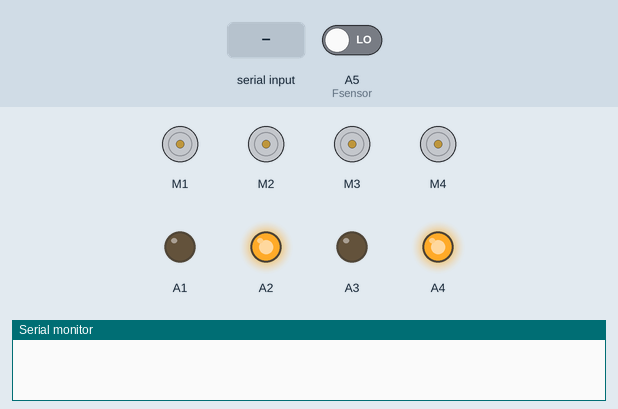
A sketch run on a simulated Arduino Uno, built with avr-gcc and run on an emulated ATmega328P. On the bench: 4 × DC motor (green arrow = forward, orange = backward, longer = faster), output pins drawn as LEDs (lit = HIGH), the last lines printed to the serial monitor. Inputs (shaded band) come from the test bench; at power-on: A5 (Fsensor) LOW.

Above: at 1.2 s.
1.3 s: A5 (Fsensor) driven HIGH
At 3.6 s:
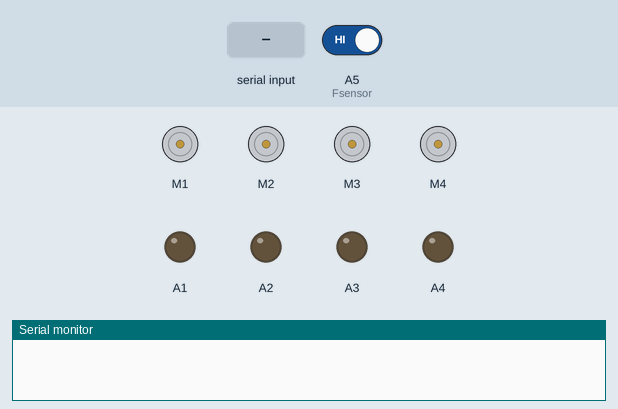
3.9 s: byte 1 (1) received over Serial
At 4.8 s:
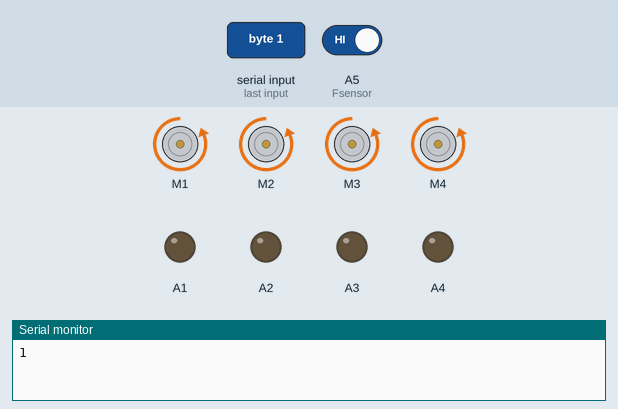
5.4 s: byte 2 (2) received over Serial
At 5.9 s:
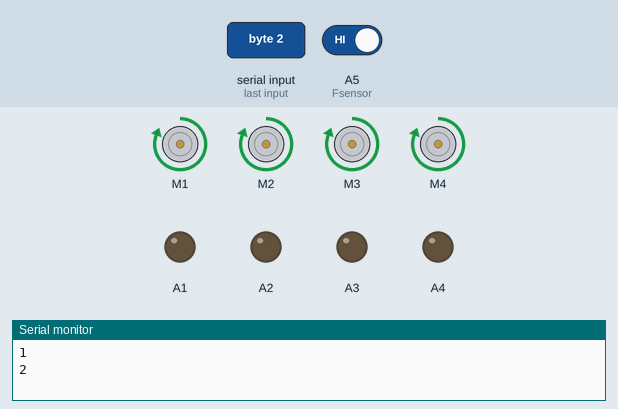
6.9 s: byte 3 (3) received over Serial
At 8.1 s:
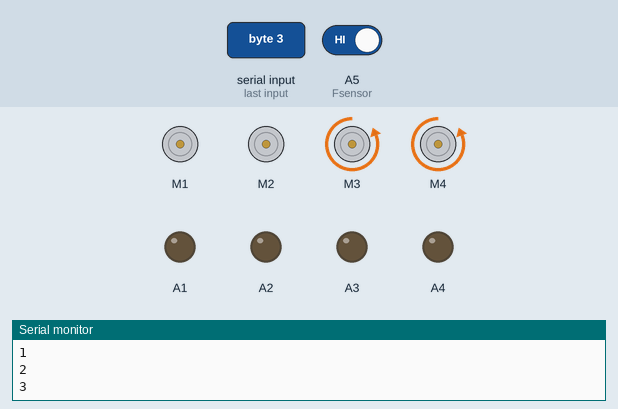
8.4 s: byte 4 (4) received over Serial
At 9.4 s:
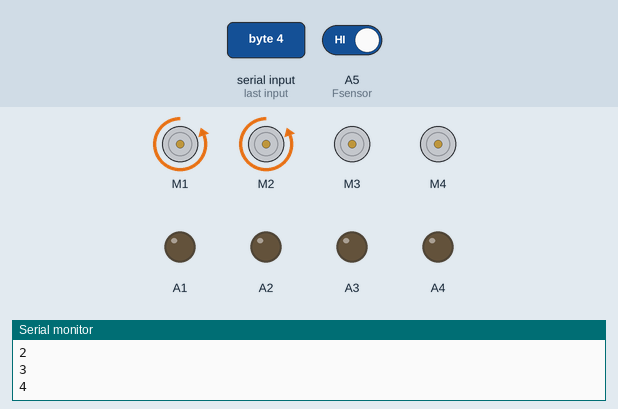
9.9 s: byte 5 (5) received over Serial
At 10.5 s:
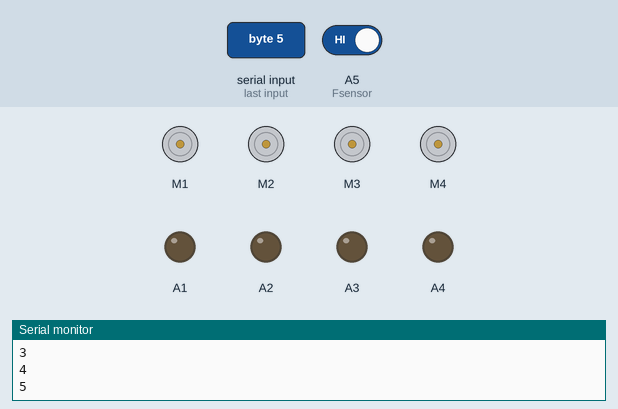
Timing chart, 0 to 12.4 s (numbered marks = the images above; inputs shaded):
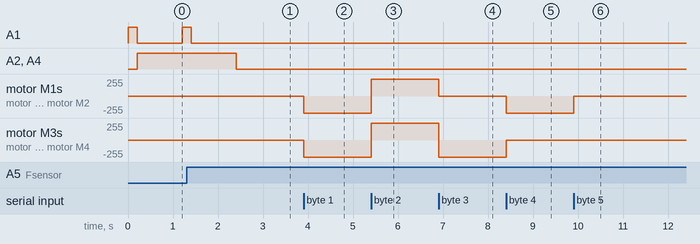

Measured:
- after the input at 1.3 s, A1: goes on until 1.4 s, then stays LOW; A2, A4: HIGH → LOW after 1.1 s
- after the input at 3.9 s, motor M1–4: stopped → backward 255/255 at once
- after the input at 5.4 s, motor M1–4: backward 255/255 → forward 255/255 at once
- after the input at 6.9 s, motor M1, motor M2: forward 255/255 → stopped at once; motor M3, motor M4: forward 255/255 → backward 255/255 at once
- after the input at 8.4 s, motor M1, motor M2: stopped → backward 255/255 at once; motor M3, motor M4: backward 255/255 → stopped at once
- after the input at 9.9 s, motor M1, motor M2: backward 255/255 → stopped at once

The sketch:

firefighter_project_2021.ino
```cpp
                                                   //project_level_2_Electrical_Engneering_FireFighter_Robot
#include <AFMotor.h> //deifine motor sheild
AF_DCMotor motor1(1);
AF_DCMotor motor2(2);
AF_DCMotor motor3(3);
AF_DCMotor motor4(4);
//Define variable
int rec;    //Define BLUTOOTH
int Fsensor = A5; //Define FLAME SENSOR
int fan1 = A4;
int fan2 = A3;
int readingF;

void setup() {
   pinMode(Fsensor, INPUT);
    pinMode(A1, OUTPUT);
    pinMode(A2, OUTPUT);
    pinMode(A3, OUTPUT);
    pinMode(A4, OUTPUT);
    Serial.begin(9600);
}
void loop() {
  readingF= digitalRead(Fsensor); //Define analoge read for FLAME SENSOR
  if (Serial.available()>0){
    rec = Serial.read();
    Serial.println(rec);
  }
  if(readingF==HIGH){   //there is no fire
    analogWrite(A2,0);
    digitalWrite(A4,LOW);
    digitalWrite(A3,LOW);
  }
  if(readingF==LOW){  //flame sensor read fire
    digitalWrite(A1, HIGH); //buzzer work
    delay(100);
    digitalWrite(A1, LOW);
    digitalWrite(A1, HIGH);
    delay(100);
    digitalWrite(A1, LOW);
    analogWrite(A2, 200);
    digitalWrite(A3, LOW); //fan work
    digitalWrite(A4, HIGH);
    delay(1000); //delay for fan
  }
  if (rec==1 ){    //MOVE FORWARD WITH BLUTOOTH
    motor1.setSpeed(255);
    motor2.setSpeed(255);
    motor3.setSpeed(255);
    motor4.setSpeed(255);
    motor1.run(BACKWARD);
    motor2.run(BACKWARD);
    motor3.run(BACKWARD);
    motor4.run(BACKWARD);
  }
  else if (rec==2 ){  // move backword WITH BLUTOOTH
    motor1.setSpeed(255);
    motor2.setSpeed(255);
    motor3.setSpeed(255);
    motor4.setSpeed(255);
    motor1.run(FORWARD);
    motor2.run(FORWARD);
    motor3.run(FORWARD);
    motor4.run(FORWARD);
  }
  else if (rec==3 ){   //turning left  WITH BLUTOOTH
    motor1.setSpeed(0);
    motor2.setSpeed(0);
    motor3.setSpeed(255);
    motor4.setSpeed(255);
    motor1.run(RELEASE);
    motor2.run(RELEASE);
    motor3.run(BACKWARD);
    motor4.run(BACKWARD);

  }
  else if (rec==4 ){   // turning right WITH BLUTOOTH
    motor1.setSpeed(255);
    motor2.setSpeed(255);
    motor3.setSpeed(0);
    motor4.setSpeed(0);
    motor1.run(BACKWARD);
    motor2.run(BACKWARD);
    motor3.run(RELEASE);
    motor4.run(RELEASE);
  }
  else if (rec==5){      // RELEASE motor
    motor1.setSpeed(0);
    motor2.setSpeed(0);
    motor3.setSpeed(0);
    motor4.setSpeed(0);
    motor1.run(RELEASE);
    motor2.run(RELEASE);
    motor3.run(RELEASE);
    motor4.run(RELEASE);
  }
}
```
